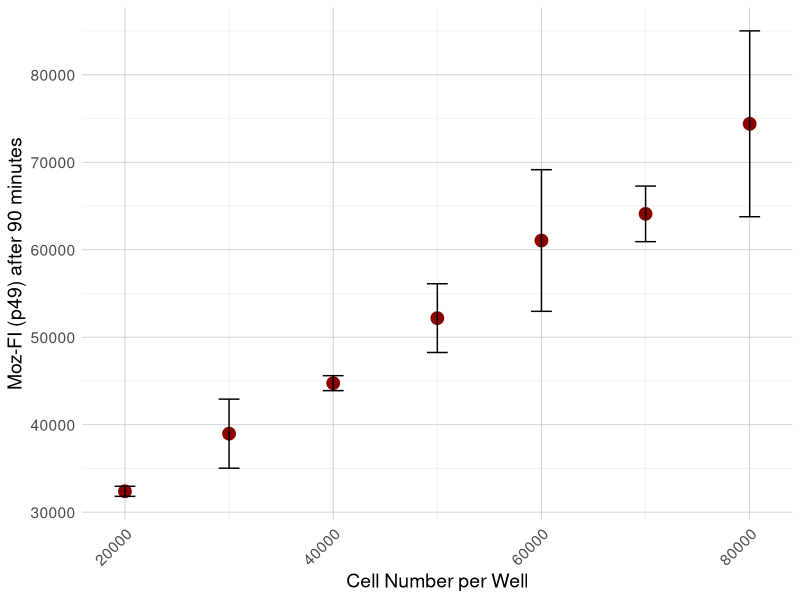

This chart was generated by the following R code:
# Pakete laden
library(readxl)
library(dplyr)
library(tidyr)
library(ggplot2)
library(patchwork)

number <- c(20000,	30000,	40000, 50000, 60000, 70000, 80000)
avgFI <- c(32384.5,
           38974,
           44748.75,
           52182.75,
           61056.5,
           64102.75,
           74398.75
           
)
SD <- c(574.6088525,
        3946.160877,
        854.2549873,
        3929.537494,
        8094.55006,
        3176.178981,
        10623.13571
        
)

# Data Frame erstellen
df <- data.frame(
  number = number,
  avgFI = avgFI,
  SD = SD
)

# Plot
ggplot(df, aes(x = number, y = avgFI)) +
  geom_point(color = "darkred", size = 4) +
  geom_errorbar(aes(ymin = avgFI - SD, ymax = avgFI + SD),
                width = 2000, color = "black") +
  labs(
    x = "Cell Number per Well",
    y = "Moz-FI (p49) after 90 minutes"
  ) +
  theme_minimal() +
  theme(
    text = element_text(size = 14),
    axis.text.x = element_text(angle = 45, hjust = 1),
    panel.grid.major = element_line(color = "gray80", linewidth = 0.3),
    panel.grid.minor = element_line(color = "gray90", linewidth = 0.15)
  )
